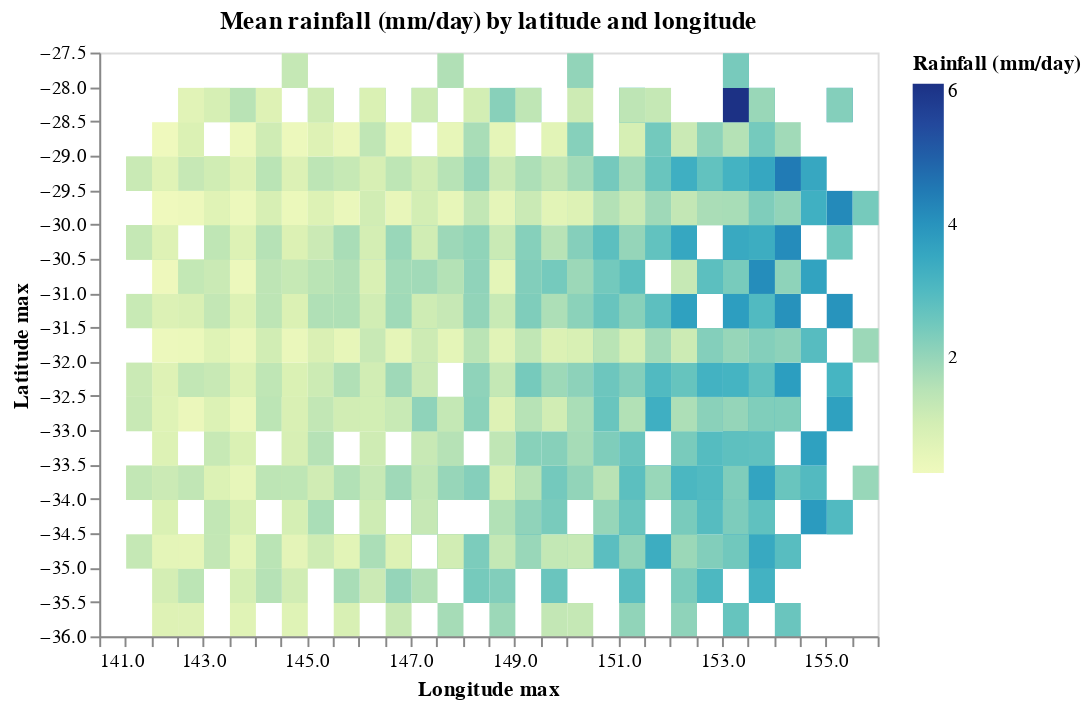

Notebook code for this chart:
### Code cell
(alt.Chart(
    lon_lat_df,
    title=alt.TitleParams(
        text='Mean rainfall (mm/day) by latitude and longitude',
    )
).mark_rect().encode(
    alt.X('lon_max', bin=alt.Bin(maxbins=40), title='Longitude max'), 
    alt.Y('lat_max', bin=alt.Bin(maxbins=40), title='Latitude max'),
    alt.Color('rain (mm/day)', title='Rainfall (mm/day)')))

### Figure 1 — Vega-Lite specification as saved in the notebook (floating-point values rounded to 4 significant figures; data arrays with more than 128 entries replaced by an {"elided": "..."} marker saying what was removed)
{"$schema": "https://vega.github.io/schema/vega-lite/v4.17.0.json", "config": {"view": {"continuousHeight": 300, "continuousWidth": 400}}, "data": {"name": "data-44e2bae861fddff868d898f7045167a9"}, "datasets": {"data-44e2bae861fddff868d898f7045167a9": {"elided": "839 records"}}, "encoding": {"color": {"field": "rain (mm/day)", "title": "Rainfall (mm/day)", "type": "quantitative"}, "x": {"bin": {"maxbins": 40}, "field": "lon_max", "title": "Longitude max", "type": "quantitative"}, "y": {"bin": {"maxbins": 40}, "field": "lat_max", "title": "Latitude max", "type": "quantitative"}}, "mark": "rect", "title": {"text": "Mean rainfall (mm/day) by latitude and longitude"}}
